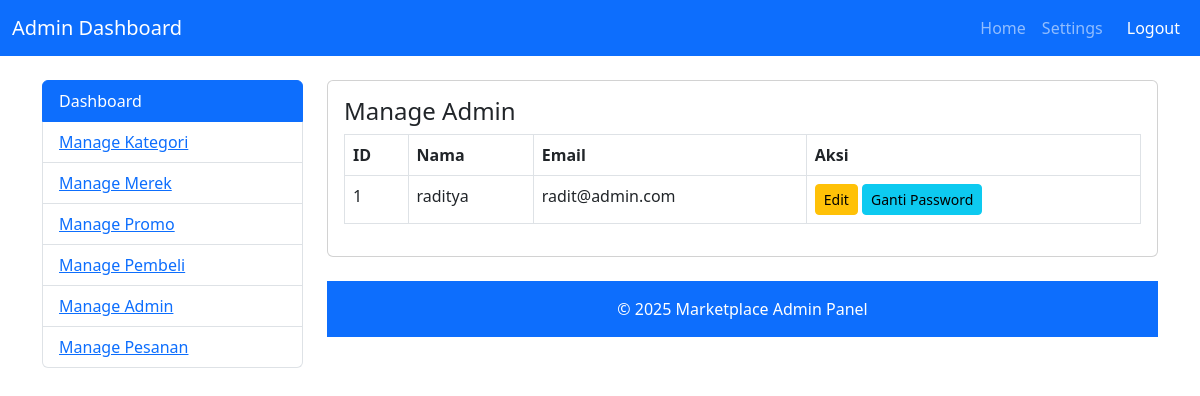
The page /index.php/admin1 on the database its author committed.
### tables this page shows
CREATE TABLE `admin1` (
  `id` int(11) NOT NULL,
  `nama` varchar(100) NOT NULL,
  `email` varchar(100) NOT NULL,
  `password` varchar(255) NOT NULL,
  `created_at` timestamp NOT NULL DEFAULT current_timestamp()
);

### application/controllers/Admin1.php (called while the page is built, shortened)
<?php
class Admin1 extends CI_Controller {
    public function __construct() {
        $this->load->model('Admin1_model');
        $this->load->library('session');
        $this->load->helper(['url', 'form']);
    }
    public function index() {
        $data['admin'] = $this->Admin1_model->get_all();
        $this->load->view('admin/admin1/index', $data);
    }
}

### index.php (called while the page is built, shortened)
<?php
require_once BASEPATH.'core/CodeIgniter.php';

### application/models/Admin1_model.php (called while the page is built, shortened)
<?php
class Admin1_model extends CI_Model {
    public function get_all() {
        return $this->db->get('admin1')->result();
    }
}

### application/views/admin/admin1/index.php (the view, shortened to what this page needs)
<div class="card">
    <div class="card-body">
        <h4>Manage Admin</h4>
        <table class="table table-bordered">
            <thead>
                <tr>
                    <th>ID</th>
                    <th>Nama</th>
                    <th>Email</th>
                    <th>Aksi</th>
                </tr>
            </thead>
            <tbody>
                <?php foreach ($admin as $a): ?>
                <tr>
                    <td><?= $a->id; ?></td>
                    <td><?= $a->nama; ?></td>
                    <td><?= $a->email; ?></td>
                    <td>
                        <a href="<?= site_url('admin1/edit/' . $a->id); ?>" class="btn btn-warning btn-sm">Edit</a>
                        <a href="<?= site_url('admin1/ganti_password/' . $a->id); ?>" class="btn btn-info btn-sm">Ganti Password</a>
                    </td>
                </tr>
                <?php endforeach; ?>
            </tbody>
        </table>
    </div>
</div>

### rows shown on the page
admin1: id "1", nama "raditya", email "radit@admin.com"
